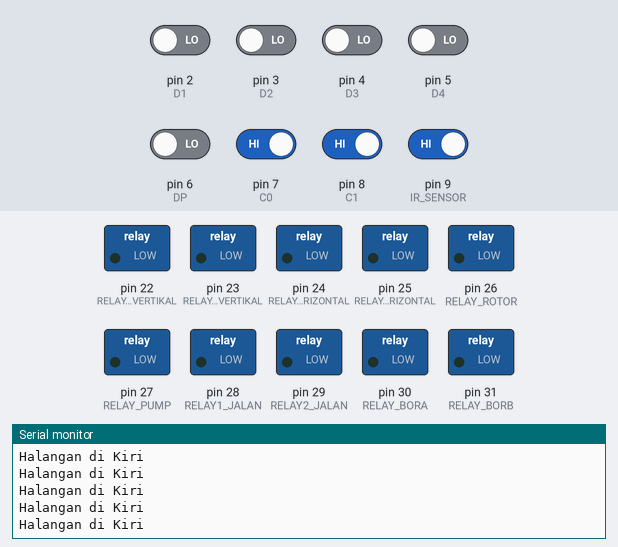
The sketch below on a simulated Arduino Mega 2560, built with avr-gcc and run on an emulated ATmega2560. On the bench: switched loads named in the sketch (green lamp = pin HIGH), the last lines printed to the serial monitor. The test bench sets the inputs (shaded band); at power-on: pin 7 (C0), pin 8 (C1), pin 9 (IR_SENSOR) HIGH, pin 2 (D1), pin 3 (D2), pin 4 (D3), pin 5 (D4), pin 6 (DP) LOW.

Above: at 1.2 s.
1.3 s: pin 7 (C0) driven LOW
At 2.3 s:
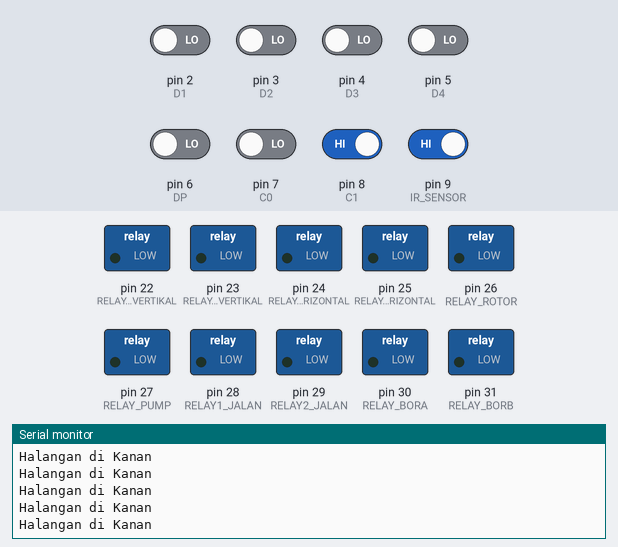
3.3 s: pin 8 (C1) driven LOW
At 4.2 s:
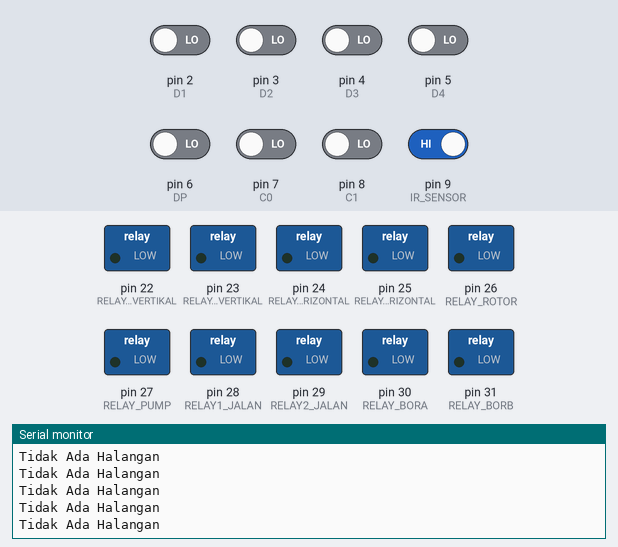
5.2 s: pin 9 (IR_SENSOR) driven LOW
6.8 s: pin 7 (C0) driven HIGH
8.4 s: pin 6 (DP) driven HIGH and pin 7 (C0) driven LOW
11.4 s: pin 8 (C1) driven HIGH
At 12.1 s:
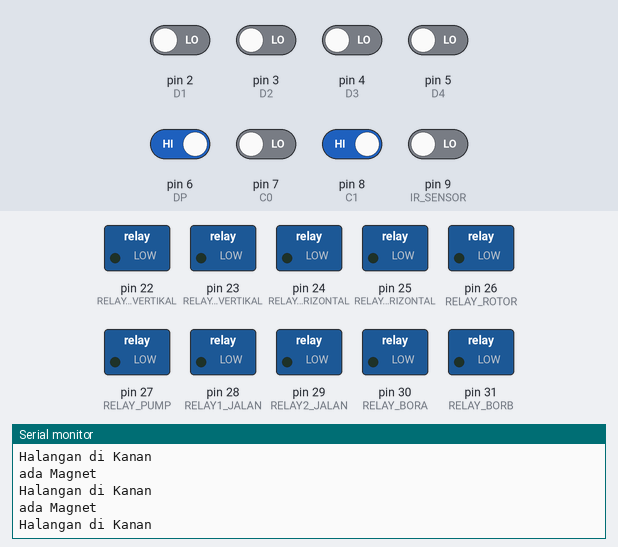

The sketch:

Relay_and_Detector.ino
```cpp
// Self defined Pin
#define SensorProximity    8
#define RELAY1_VERTIKAL    22
#define RELAY2_VERTIKAL    23
#define RELAY1_HORIZONTAL  24
#define RELAY2_HORIZONTAL  25
#define RELAY1_JALAN       28
#define RELAY2_JALAN       29
#define RELAY_ROTOR        26
#define RELAY_PUMP         27
#define RELAY_BORA         30
#define RELAY_BORB         31
#define IR_SENSOR          9
#define DELAY_MOTOR        100
#define DELAY_ROTOR        1000
#define DELAY_PUMP         2000
#define MY_ADDRESS         8

#define D1 2
#define D2 3
#define D3 4
#define D4 5
#define DP 6

#define C0 7 // Data HC-SR04
#define C1 8

#define B0 9// Data Magnet Sensor

#define KANAN   1
#define TENGAH  2
#define KIRI    3

long durasi_kanan, durasi_kiri, durasi_tengah, long_kanan, long_kiri, long_tengah;
byte ir_sensor;

char data[3] = "";

void setup() {

    //Bagian Mekanisme Gerak
    pinMode(RELAY1_VERTIKAL, OUTPUT);
    pinMode(RELAY2_VERTIKAL, OUTPUT);
    pinMode(RELAY1_HORIZONTAL, OUTPUT);
    pinMode(RELAY2_HORIZONTAL, OUTPUT);
    pinMode(RELAY1_JALAN, OUTPUT);
    pinMode(RELAY2_JALAN, OUTPUT);
    pinMode(RELAY_ROTOR, OUTPUT);
    pinMode(RELAY_PUMP, OUTPUT);
    pinMode(RELAY_BORA, OUTPUT);
    pinMode(RELAY_BORB, OUTPUT);

    //Bagian Data
    pinMode(D1, INPUT);
    pinMode(D2, INPUT);
    pinMode(D3, INPUT);
    pinMode(D4, INPUT);
    pinMode(DP, INPUT);
    Serial.begin(9600);

    //Bagian Sensor Jarak
    pinMode(C0, INPUT);
    pinMode(C1, INPUT);

    // Bagian Sensor Magnet
    pinMode(B0, INPUT);

    Disable_Relay();
}


void loop() {

    // Konfigurasi Sensor Magnet
    if(!(digitalRead(B0))){
      Serial.println("ada Magnet");
    }

    // Konfigurasi Sensor Jarak
    if(digitalRead(C0) == 0 && digitalRead(C1) == 0){
      Serial.println("Tidak Ada Halangan");
    }
    if(digitalRead(C0) == 0 && digitalRead(C1) == 1){
      Serial.println("Halangan di Kanan");
    }
    if(digitalRead(C0) == 1 && digitalRead(C1) == 0){
      Serial.println("Halangan di Tengah");
    }
    if(digitalRead(C0) == 1 && digitalRead(C1) == 1){
      Serial.println("Halangan di Kiri");
    }

    // Konfigurasi Relay
    if(digitalRead(DP) == 1){
      if(digitalRead(D1) == 0 && digitalRead(D2) == 0 && digitalRead(D3) == 0 && digitalRead(D4) == 0){
        // Null
        Disable_Relay();
      }
      if(digitalRead(D1) == 0 && digitalRead(D2) == 0 && digitalRead(D3) == 0 && digitalRead(D4) == 1){
        // Tanam
        Disable_Relay();
        Jalan_Rotor_ON();
      }
      if(digitalRead(D1) == 0 && digitalRead(D2) == 0 && digitalRead(D3) == 1 && digitalRead(D4) == 0){
        // Panah Atas
        Disable_Relay();
        Jalan_Maju();
      }
      if(digitalRead(D1) == 0 && digitalRead(D2) == 0 && digitalRead(D3) == 1 && digitalRead(D4) == 1){
        // Panah Bawah
        Disable_Relay();
        Jalan_Mundur();
      }
      if(digitalRead(D1) == 0 && digitalRead(D2) == 1 && digitalRead(D3) == 0 && digitalRead(D4) == 0){
        // Panah Kanan
        Disable_Relay();
        Jalan_Kanan();
      }
      if(digitalRead(D1) == 0 && digitalRead(D2) == 1 && digitalRead(D3) == 0 && digitalRead(D4) == 1){
        // Panah Kiri
        Disable_Relay();
        Jalan_Kiri();
      }
      if(digitalRead(D1) == 0 && digitalRead(D2) == 1 && digitalRead(D3) == 1 && digitalRead(D4) == 0){
        // Jalan Kiri Maju
        Disable_Relay();
        Jalan_Maju();
        Jalan_Kiri();
      }
      if(digitalRead(D1) == 0 && digitalRead(D2) == 1 && digitalRead(D3) == 1 && digitalRead(D4) == 1){
        // Jalan Kanan Maju
        Disable_Relay();
        Jalan_Maju();
        Jalan_Kanan();
      }
      if(digitalRead(D1) == 1 && digitalRead(D2) == 0 && digitalRead(D3) == 0 && digitalRead(D4) == 0){
        // Jalan Kiri Mundur
        Disable_Relay();
        Jalan_Mundur();
        Jalan_Kiri();
      }
      if(digitalRead(D1) == 1 && digitalRead(D2) == 0 && digitalRead(D3) == 0 && digitalRead(D4) == 1){
        // Jalan Kanan Mundur
        Disable_Relay();
        Jalan_Mundur();
        Jalan_Kanan();
      }
      if(digitalRead(D1) == 1 && digitalRead(D2) == 0 && digitalRead(D3) == 1 && digitalRead(D4) == 0){
        // Null
        Disable_Relay();
      }
      if(digitalRead(D1) == 1 && digitalRead(D2) == 0 && digitalRead(D3) == 1 && digitalRead(D4) == 1){
        // Null
        Disable_Relay();
      }
      if(digitalRead(D1) == 1 && digitalRead(D2) == 1 && digitalRead(D3) == 0 && digitalRead(D4) == 0){
        // Null
        Disable_Relay();
      }
      if(digitalRead(D1) == 1 && digitalRead(D2) == 1 && digitalRead(D3) == 0 && digitalRead(D4) == 1){
        // Null
        Disable_Relay();
      }
      if(digitalRead(D1) == 1 && digitalRead(D2) == 1 && digitalRead(D3) == 1 && digitalRead(D4) == 0){
        // Null
        Disable_Relay();
      }
      if(digitalRead(D1) == 1 && digitalRead(D2) == 1 && digitalRead(D3) == 1 && digitalRead(D4) == 1){
        // Null
        Disable_Relay();
      }
    }

}

void stopper(){
    digitalWrite(RELAY1_VERTIKAL, LOW);
    digitalWrite(RELAY2_VERTIKAL, LOW);
    digitalWrite(RELAY1_HORIZONTAL, LOW);
    digitalWrite(RELAY2_HORIZONTAL, LOW);
    digitalWrite(RELAY1_JALAN, LOW);
    digitalWrite(RELAY2_JALAN, LOW);
    digitalWrite(RELAY_ROTOR, LOW);
    digitalWrite(RELAY_PUMP, LOW);
    digitalWrite(RELAY_BORA, LOW);
    digitalWrite(RELAY_BORB, LOW);
    delay(250);
}

void Disable_Relay(){
  digitalWrite(RELAY1_JALAN,LOW);
  digitalWrite(RELAY2_JALAN,LOW);
  digitalWrite(RELAY1_HORIZONTAL,LOW);
  digitalWrite(RELAY2_HORIZONTAL,LOW);
  digitalWrite(RELAY1_VERTIKAL,LOW);
  digitalWrite(RELAY2_VERTIKAL,LOW);
  digitalWrite(RELAY_ROTOR,LOW);
  digitalWrite(RELAY_PUMP,LOW);
}

void Jalan_Maju(){
  digitalWrite(RELAY1_JALAN,HIGH);
  digitalWrite(RELAY2_JALAN,LOW);
  delay(DELAY_MOTOR);
}

void Jalan_Mundur(){
  digitalWrite(RELAY1_JALAN,LOW);
  digitalWrite(RELAY2_JALAN,HIGH);
  delay(DELAY_MOTOR);
}

void Jalan_Kanan(){
  digitalWrite(RELAY1_HORIZONTAL,HIGH);
  digitalWrite(RELAY2_HORIZONTAL,LOW);
  delay(DELAY_MOTOR);
}

void Jalan_Kiri(){
  digitalWrite(RELAY1_HORIZONTAL,LOW);
  digitalWrite(RELAY2_HORIZONTAL,HIGH);
  delay(DELAY_MOTOR);
}

void Jalan_Bawah(){
  digitalWrite(RELAY1_VERTIKAL,HIGH);
  digitalWrite(RELAY2_VERTIKAL,LOW);
  Bor_CounterClockwise();
  delay(DELAY_MOTOR);
}

void Jalan_Atas(){
  digitalWrite(RELAY1_VERTIKAL,LOW);
  digitalWrite(RELAY2_VERTIKAL,HIGH);
  Bor_Clockwise();
  delay(DELAY_MOTOR);
}

void Jalan_Rotor_ON(){
  digitalWrite(RELAY_ROTOR,HIGH);
  delay(DELAY_ROTOR);
}

void Jalan_Rotor_OFF(){
  digitalWrite(RELAY_ROTOR,LOW);
  delay(DELAY_ROTOR);
}

void Jalan_Pump_ON(){
  digitalWrite(RELAY_PUMP,HIGH);
  delay(DELAY_PUMP);
}

void Jalan_Pump_OFF(){
  digitalWrite(RELAY_PUMP,LOW);
  delay(DELAY_PUMP);
}

void Bor_Clockwise(){
  digitalWrite(RELAY_BORA,HIGH);
  digitalWrite(RELAY_BORB,LOW);
}

void Bor_CounterClockwise(){
  digitalWrite(RELAY_BORA,LOW);
  digitalWrite(RELAY_BORB,HIGH);
}

void IR_Read(){
  ir_sensor = digitalRead(IR_SENSOR);
  Serial.print("Sensor Stopper");
  Serial.println(ir_sensor);
}
```

Measured:
- after the input at 1.3 s, the serial monitor: prints a new line after 0.09 s (image 1)
- after the input at 3.3 s, the serial monitor: prints a new line after 0.08 s (image 2)
- after the input at 11.4 s, the serial monitor: prints a new line after 0.09 s (image 3)
